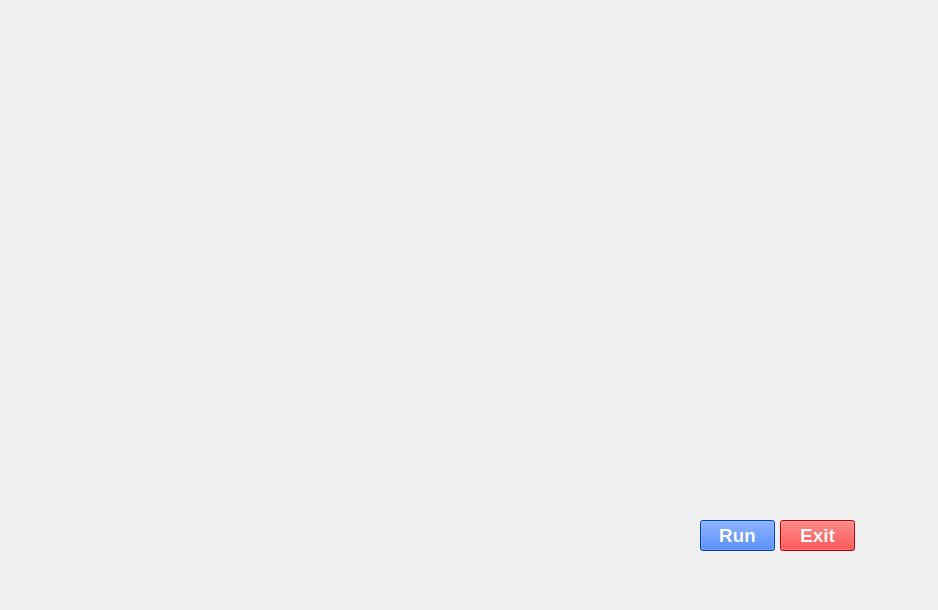
<?xml version="1.0" encoding="UTF-8"?>
<ui version="4.0">
 <class>CeliaGui</class>
 <widget class="QMainWindow" name="CeliaGui">
  <property name="geometry">
   <rect>
    <x>0</x>
    <y>0</y>
    <width>938</width>
    <height>610</height>
   </rect>
  </property>
  <property name="windowTitle">
   <string>MainWindow</string>
  </property>
  <widget class="QWidget" name="centralwidget">
   <widget class="QLabel" name="label">
    <property name="geometry">
     <rect>
      <x>0</x>
      <y>0</y>
      <width>931</width>
      <height>611</height>
     </rect>
    </property>
    <property name="text">
     <string/>
    </property>
    <property name="pixmap">
     <pixmap>img/jarvis.gif</pixmap>
    </property>
    <property name="scaledContents">
     <bool>true</bool>
    </property>
   </widget>
   <widget class="QPushButton" name="pushButton">
    <property name="geometry">
     <rect>
      <x>700</x>
      <y>520</y>
      <width>75</width>
      <height>31</height>
     </rect>
    </property>
    <property name="font">
     <font>
      <family>MS Shell Dlg 2</family>
      <pointsize>14</pointsize>
      <weight>75</weight>
      <bold>true</bold>
     </font>
    </property>
    <property name="styleSheet">
     <string notr="true">background-color: rgb(0, 85, 255);
color: rgb(255, 255, 255);</string>
    </property>
    <property name="text">
     <string>Run</string>
    </property>
   </widget>
   <widget class="QPushButton" name="pushButton_2">
    <property name="geometry">
     <rect>
      <x>780</x>
      <y>520</y>
      <width>75</width>
      <height>31</height>
     </rect>
    </property>
    <property name="font">
     <font>
      <family>MS Shell Dlg 2</family>
      <pointsize>14</pointsize>
      <weight>75</weight>
      <bold>true</bold>
     </font>
    </property>
    <property name="styleSheet">
     <string notr="true">background-color: rgb(255, 0, 0);
color: rgb(255, 255, 255);</string>
    </property>
    <property name="text">
     <string>Exit</string>
    </property>
   </widget>
   <widget class="QLabel" name="label_2">
    <property name="geometry">
     <rect>
      <x>20</x>
      <y>20</y>
      <width>381</width>
      <height>91</height>
     </rect>
    </property>
    <property name="text">
     <string/>
    </property>
    <property name="pixmap">
     <pixmap>img/loader.gif</pixmap>
    </property>
   </widget>
   <widget class="QTextBrowser" name="textBrowser">
    <property name="geometry">
     <rect>
      <x>490</x>
      <y>50</y>
      <width>201</width>
      <height>31</height>
     </rect>
    </property>
    <property name="styleSheet">
     <string notr="true">background-color: rgba(255, 255, 255, 0);
font: 12pt &quot;MS Shell Dlg 2&quot;;
color: rgb(255, 0, 0);</string>
    </property>
   </widget>
   <widget class="QTextBrowser" name="textBrowser_2">
    <property name="geometry">
     <rect>
      <x>710</x>
      <y>50</y>
      <width>201</width>
      <height>31</height>
     </rect>
    </property>
    <property name="styleSheet">
     <string notr="true">background-color: rgba(255, 255, 255, 0);
font: 12pt &quot;MS Shell Dlg 2&quot;;
color: rgb(255, 0, 0);</string>
    </property>
   </widget>
  </widget>
 </widget>
 <resources/>
 <connections/>
</ui>
